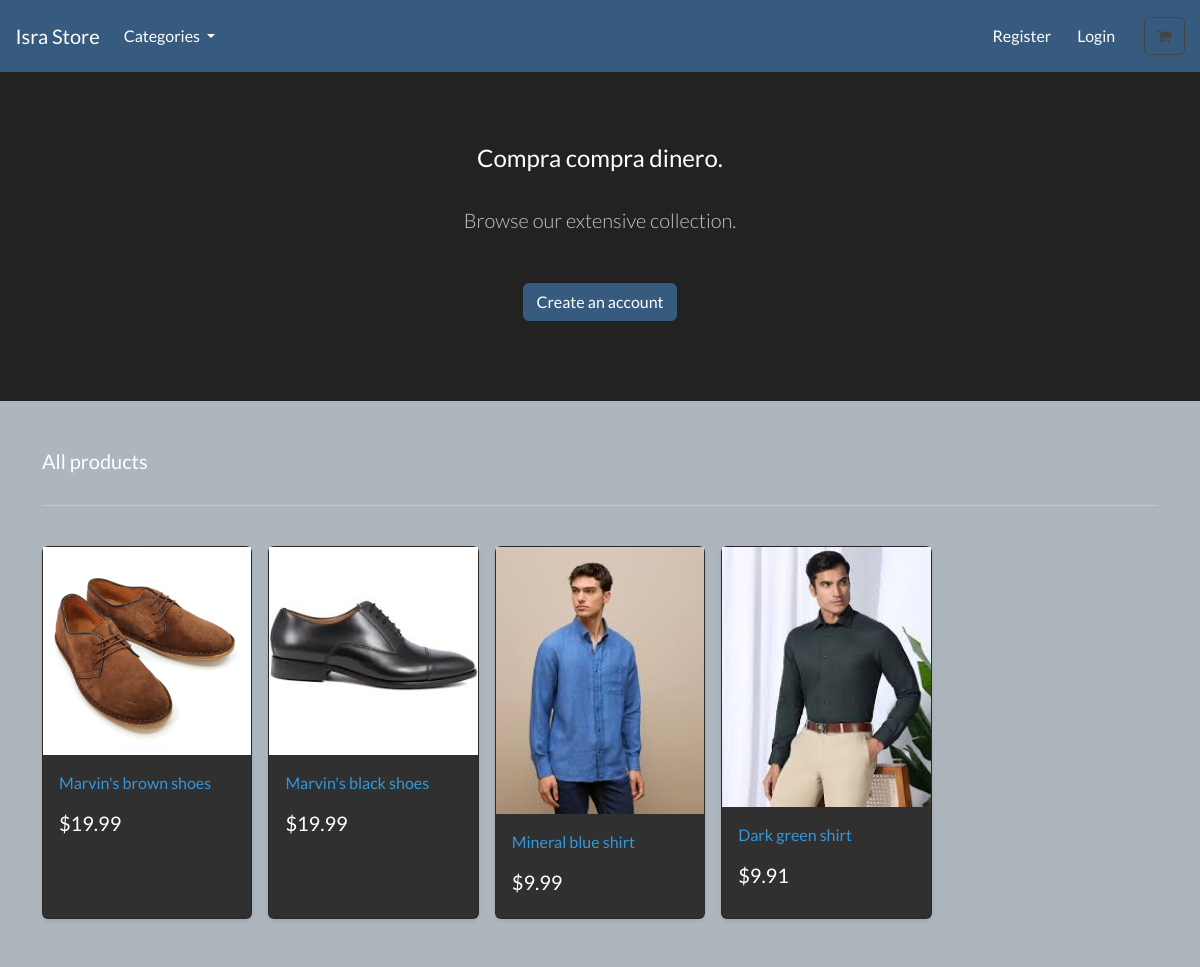
The page / on the database its author committed.
### store/models.py (models this page shows, shortened)
class Product(models.Model):
    category = models.ForeignKey(Category, related_name='product', on_delete=models.CASCADE , null=True) #FK
    title = models.CharField(max_length=250)
    brand = models.CharField(max_length=250, default='un-branded')
    description = models.TextField(blank=True ) #TextField has more caracters and could we upgrade
    slug  = models.SlugField(max_length=255 )
    price = models.DecimalField(max_digits=4 , decimal_places=2)
    image = models.ImageField(upload_to='images/')
    class Meta:
        verbose_name_plural = 'products'

### store/views.py (the view)
# urls.py: path('', include('store.urls')) ,
def store(request):
    all_products = Product.objects.all()
    context = {'my_products': all_products}
    return render(request , 'store/store.html' ,  context )

### store/views.py (called while the page is built)
def categories(request):
    all_categories = Category.objects.all()
    return {'all_categories': all_categories}

### store/templates/store/store.html
{% extends "./base.html" %} {% load static %} {% block content %}
<section class="py-4 text-center container">
  <div class="row py-lg-5">
    <div class="col-lg-6 col-md-8 mx-auto">
      <h4>Compra compra dinero.</h4>
      <br />
      <p class="lead text-muted">Browse our extensive collection.</p>
      <br />
      <a href="#" class="btn btn-primary my-2"> Create an account </a>
    </div>
  </div>
</section>
<div class="album py-5 bg-light">
  <div class="container">
    <div class="pb-3 h5">All products</div>
    <hr />
    <br />
    <div class="row row-cols-1 row-cols-sm-2 row-cols-md-5 g-3 align-items-stretch">
    {% for product in my_products %}
        <div class="col">
            <div class="card shadow-sm h-100">
            <img class="img-fluid" alt="Responsive image" src="{{product.image.url}}" />
            <div class="card-body">
                <p class="card-text">
                <a class="text-info text-decoration-none" href=""> {{product.title  | capfirst}} </a>
                </p>
                <div class="d-flex justify-content-between align-items-center">
                <h5> ${{product.price}} </h5>
                </div>
            </div>
            </div>
        </div>
    {% endfor %}
    </div>
  </div>
</div>
{% endblock %}

### rows shown on the page
Product: image (picture), title "Marvin's brown shoes", price "19.99"
Product: image (picture), title "Marvin's black shoes", price "19.99"
Product: image (picture), title "Mineral blue shirt", price "9.99"
Product: image (picture), title "Dark green shirt", price "9.91"
